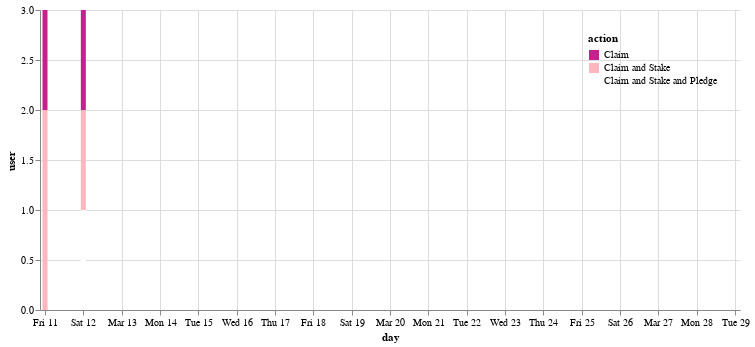

The code cell stored with this chart in its notebook:
### Code cell
df = dp.prism_claim_df.groupby(['action','day']).user.nunique().reset_index()
n_data = 20
if df.day.nunique() < n_data:
    extra_data = []
    for i in range(n_data-df.day.nunique()):
        extra_data.append(['Claim',(pd.to_datetime(df.day.max())+datetime.timedelta(days=i)).strftime("%Y-%m-%d"),0])
    df2 = df.append(pd.DataFrame(extra_data, columns=df.columns))
else:
    df2 = df
chart = alt.Chart(df2).mark_bar().encode(
    x=alt.X('day:T', sort=alt.EncodingSortField(order='ascending')),
    y="user:Q",
    color=alt.Color('action', 
                    scale=alt.Scale(domain=['Claim','Claim and Stake','Claim and Stake and Pledge'], range=['#c7208c','#fbb7bd','#ffffff']),
                    legend=alt.Legend(
                            orient='top-right',
                            padding=5,
                            legendY=0,
                            direction='vertical'))
    ,tooltip=[alt.Tooltip('day:T', format='%Y-%m-%d %H:%M'), 'user']
).properties(width=700).configure_axisX(
    labelAngle=0
).configure_view(strokeOpacity=0)
chart

### Figure 1 — Vega-Lite specification as saved in the notebook (floating-point values rounded to 4 significant figures)
{"config": {"view": {"continuousWidth": 400, "continuousHeight": 300, "strokeOpacity": 0}, "axisX": {"labelAngle": 0}}, "data": {"name": "data-f1160e38618b631c97636ea5787ae375"}, "mark": "bar", "encoding": {"color": {"field": "action", "legend": {"direction": "vertical", "legendY": 0, "orient": "top-right", "padding": 5}, "scale": {"domain": ["Claim", "Claim and Stake", "Claim and Stake and Pledge"], "range": ["#c7208c", "#fbb7bd", "#ffffff"]}, "type": "nominal"}, "tooltip": [{"field": "day", "format": "%Y-%m-%d %H:%M", "type": "temporal"}, {"field": "user", "type": "quantitative"}], "x": {"field": "day", "sort": {"order": "ascending"}, "type": "temporal"}, "y": {"field": "user", "type": "quantitative"}}, "width": 700, "$schema": "https://vega.github.io/schema/vega-lite/v4.17.0.json", "datasets": {"data-f1160e38618b631c97636ea5787ae375": [{"action": "Claim", "day": "2022-03-11", "user": 1}, {"action": "Claim", "day": "2022-03-12", "user": 1}, {"action": "Claim and Stake", "day": "2022-03-11", "user": 2}, {"action": "Claim and Stake", "day": "2022-03-12", "user": 1}, {"action": "Claim and Stake and Pledge", "day": "2022-03-12", "user": 1}, {"action": "Claim", "day": "2022-03-12", "user": 0}, {"action": "Claim", "day": "2022-03-13", "user": 0}, {"action": "Claim", "day": "2022-03-14", "user": 0}, {"action": "Claim", "day": "2022-03-15", "user": 0}, {"action": "Claim", "day": "2022-03-16", "user": 0}, {"action": "Claim", "day": "2022-03-17", "user": 0}, {"action": "Claim", "day": "2022-03-18", "user": 0}, {"action": "Claim", "day": "2022-03-19", "user": 0}, {"action": "Claim", "day": "2022-03-20", "user": 0}, {"action": "Claim", "day": "2022-03-21", "user": 0}, {"action": "Claim", "day": "2022-03-22", "user": 0}, {"action": "Claim", "day": "2022-03-23", "user": 0}, {"action": "Claim", "day": "2022-03-24", "user": 0}, {"action": "Claim", "day": "2022-03-25", "user": 0}, {"action": "Claim", "day": "2022-03-26", "user": 0}, {"action": "Claim", "day": "2022-03-27", "user": 0}, {"action": "Claim", "day": "2022-03-28", "user": 0}, {"action": "Claim", "day": "2022-03-29", "user": 0}]}}
